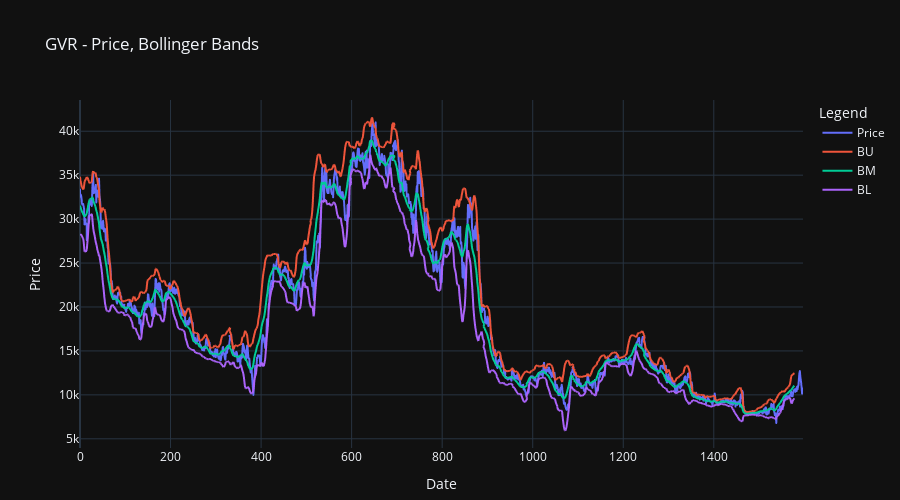

This figure's notebook cell:
### Markdown cell above
Boilinger Band

### Code cell
df['BU'], df['BM'], df['BL'] = ta.BBANDS(df.Close,
                                                                 timeperiod=20,
                                                                 matype=MA_Type.EMA)
fig = px.line(data_frame = df, x = df.index,
              y = ['Close', 'BU', 'BM', 'BL'])

# Update y & x axis labels
fig.update_yaxes(title_text='Price')
fig.update_xaxes(title_text='Date')
    
fig.data[0].name = 'Price'

# Sets customized padding
fig.update_layout(margin=go.layout.Margin(
        r=10,
        b=10))

layout = go.Layout(template='plotly_dark', 
                   title=f"{stock}" + ' - Price, Bollinger Bands',
                   height=500, legend_title='Legend')
fig.update_layout(layout)

### Figure 1 — Plotly figure (JSON) as saved in the notebook; plotly's stock layout.template omitted (floating-point values rounded to 4 significant figures; data arrays with more than 128 entries replaced by an {"elided": "..."} marker saying what was removed)
{"data": [{"hovertemplate": "variable=Close<br>index=%{x}<br>value=%{y}<extra></extra>", "legendgroup": "Close", "line": {"color": "#636efa", "dash": "solid"}, "marker": {"symbol": "circle"}, "mode": "lines", "name": "Price", "showlegend": true, "x": {"elided": "1598 int values"}, "xaxis": "x", "y": {"elided": "1598 float values"}, "yaxis": "y", "type": "scattergl"}, {"hovertemplate": "variable=BU<br>index=%{x}<br>value=%{y}<extra></extra>", "legendgroup": "BU", "line": {"color": "#EF553B", "dash": "solid"}, "marker": {"symbol": "circle"}, "mode": "lines", "name": "BU", "showlegend": true, "x": {"elided": "1598 int values"}, "xaxis": "x", "y": {"elided": "1598 float values"}, "yaxis": "y", "type": "scattergl"}, {"hovertemplate": "variable=BM<br>index=%{x}<br>value=%{y}<extra></extra>", "legendgroup": "BM", "line": {"color": "#00cc96", "dash": "solid"}, "marker": {"symbol": "circle"}, "mode": "lines", "name": "BM", "showlegend": true, "x": {"elided": "1598 int values"}, "xaxis": "x", "y": {"elided": "1598 float values"}, "yaxis": "y", "type": "scattergl"}, {"hovertemplate": "variable=BL<br>index=%{x}<br>value=%{y}<extra></extra>", "legendgroup": "BL", "line": {"color": "#ab63fa", "dash": "solid"}, "marker": {"symbol": "circle"}, "mode": "lines", "name": "BL", "showlegend": true, "x": {"elided": "1598 int values"}, "xaxis": "x", "y": {"elided": "1598 float values"}, "yaxis": "y", "type": "scattergl"}], "layout": {"xaxis": {"anchor": "y", "domain": [0.0, 1.0], "title": {"text": "Date"}}, "yaxis": {"anchor": "x", "domain": [0.0, 1.0], "title": {"text": "Price"}}, "legend": {"title": {"text": "Legend"}, "tracegroupgap": 0}, "margin": {"b": 10, "r": 10}, "title": {"text": "GVR - Price, Bollinger Bands"}, "height": 500}}
